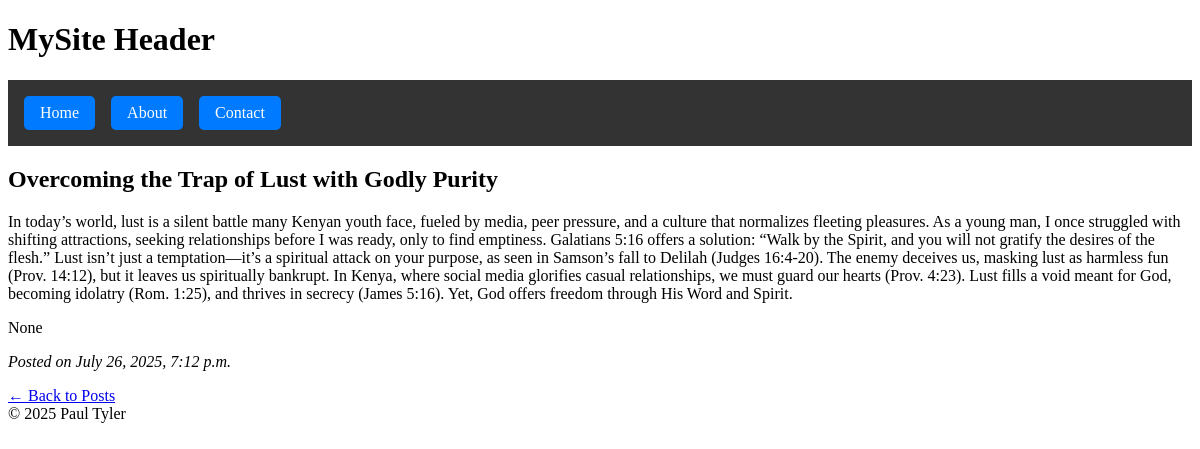
Page /blog/1/ on the committed database.
### home/models.py (models this page shows)
class Post(models.Model):
    title = models.CharField(max_length=200)
    author = models.CharField(max_length=90, null=True)
    content = models.TextField()
    created_at = models.DateTimeField(auto_now_add=True)

### home/views.py (the view)
# urls.py: path('blog/<int:pk>/', PostDetailView.as_view(), name='post-detail'),
class PostDetailView(DetailView):
    model = Post
    template_name = 'home/post_detail.html'
    context_object_name = 'post'

### home/templates/home/post_detail.html
{% extends 'home/base.html' %}
{% block content %}
  <h2>{{ post.title }}</h2>
  <p>{{ post.content }}</p>
  <p>{{ post.author }}</p>
  <p><i>Posted on {{ post.created_at }}</i></p>
  <a href="{% url 'post-list' %}">← Back to Posts</a>
{% endblock %}

### rows in the picture
Post: title "Overcoming the Trap of Lust with Godly Purity", content "In today’s world, lust is a silent battle many Kenyan youth face, fueled by media, peer pressure, and a culture that normalizes fleeting pleasures. As a young man, I once struggled with shifting attractions, seeking relationships before I was ready, only to find emptiness. Galatians 5:16 offers a solution: “Walk by the Spirit, and you will not gratify the desires of the flesh.” Lust isn’t just a temptation—it’s a spiritual attack on your purpose, as seen in Samson’s fall to Delilah (Judges 16:4-20). The enemy deceives us, masking lust as harmless fun (Prov. 14:12), but it leaves us spiritually bankrupt. In Kenya, where social media glorifies casual relationships, we must guard our hearts…", author "None", created_at "July 26, 2025, 7:12 p.m."
